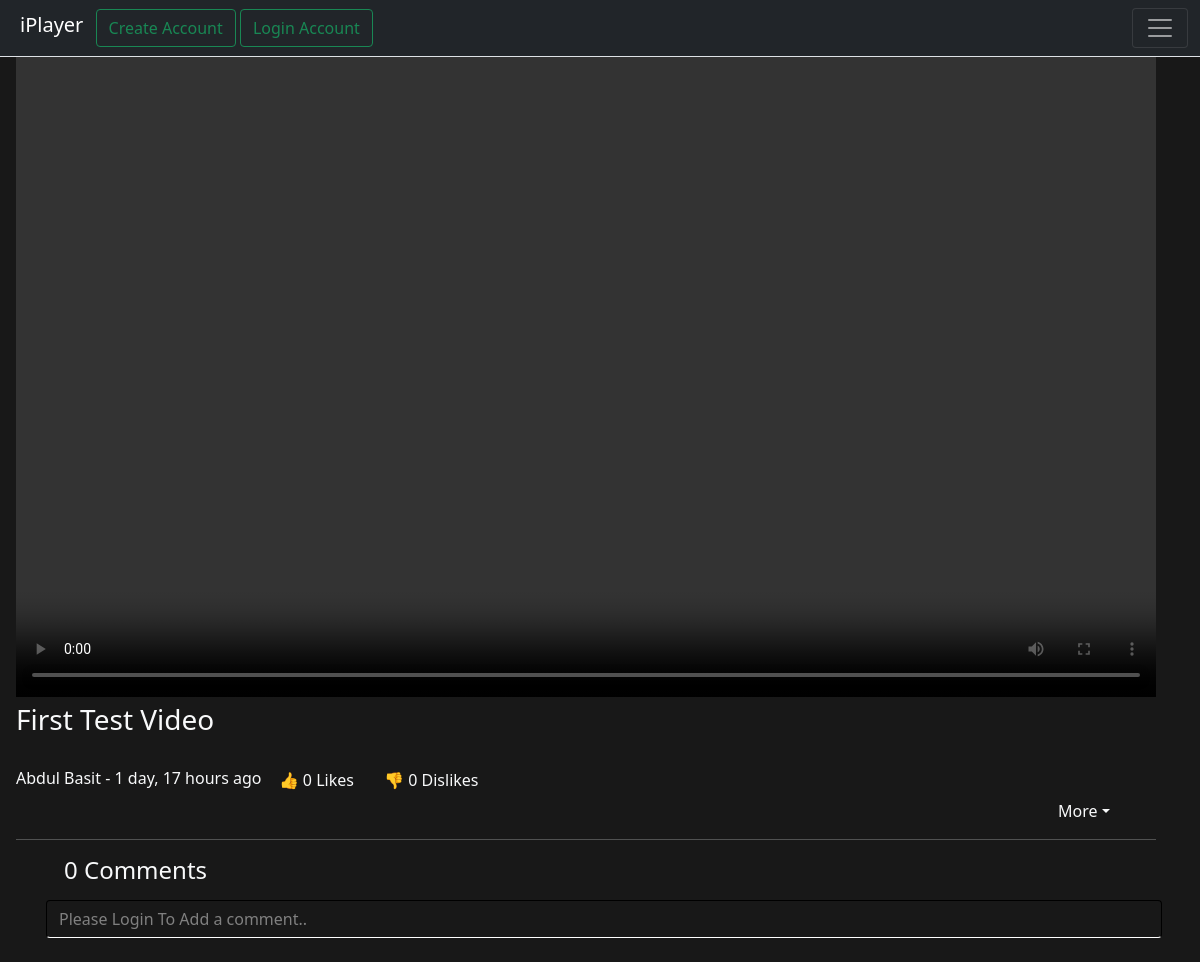
Before: /video/1 with the older database file.
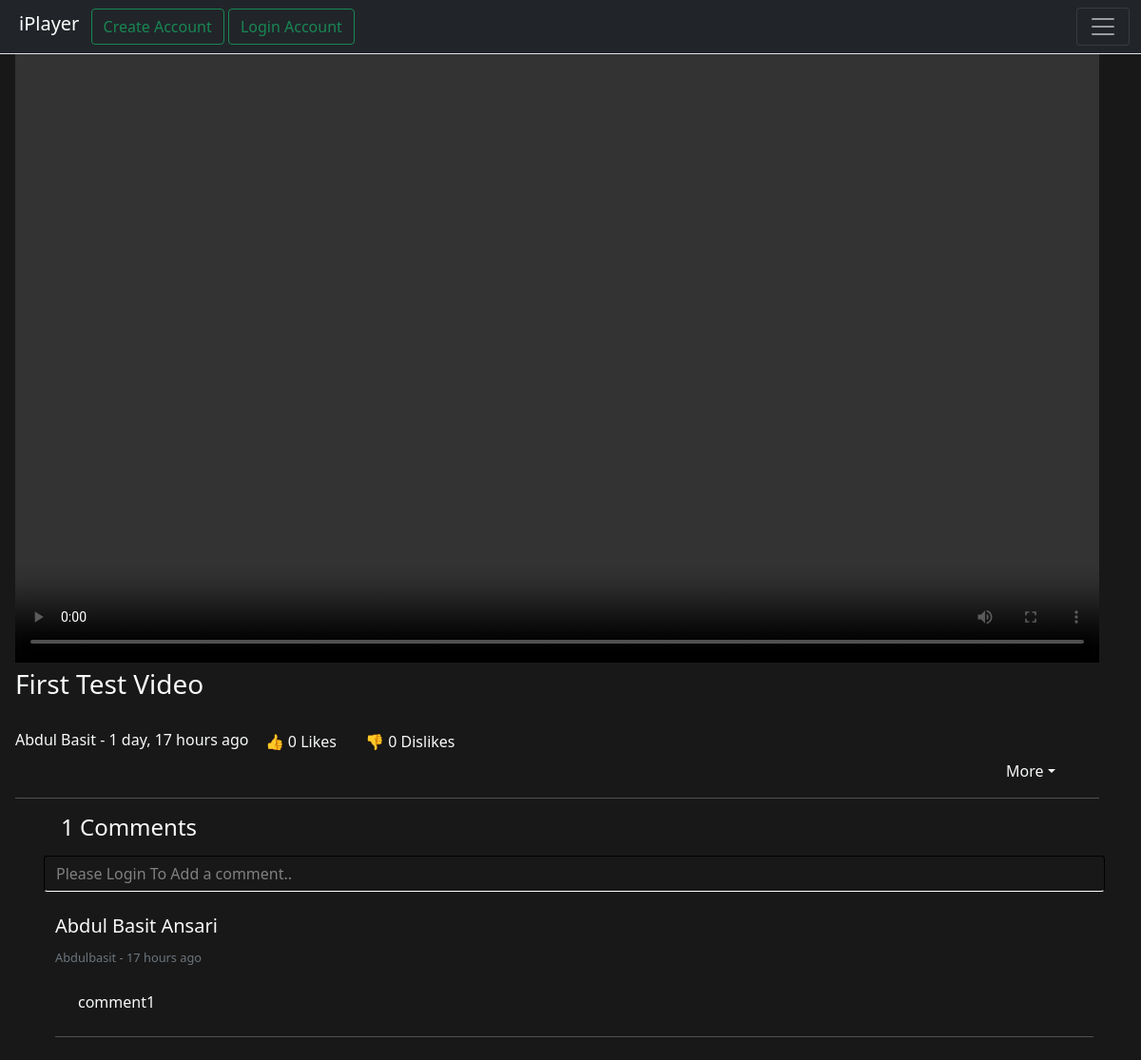
After: the same page with the newer database file.
### vplayer/models.py (models this page shows, shortened)
class Vcomment(models.Model):
	sno = models.AutoField(primary_key=True)
	comment = models.TextField()
	user = models.ForeignKey(User , on_delete=models.CASCADE)
	video = models.ForeignKey(Mvideo , on_delete=models.CASCADE)
	parent = models.ForeignKey('self', on_delete=models.CASCADE , null=True)
	time = models.DateTimeField(auto_now_add=True)

### vplayer/views.py (the view)
# urls.py: path('video/<int:sno>',views.video , name="video"),
@csrf_exempt
def video(request,sno):
	video=Mvideo.objects.get(sno=sno)
	comments = Vcomment.objects.filter(video=video)
	otherv=Mvideo.objects.all()
	return render(request,'vplayer/video.html',{'video':video,'otherv':otherv,'comments':comments})

### templates/vplayer/video.html (shortened to what this page needs)
{% extends 'base.html' %} {% block title %} Videos {% endblock title %} {% block body %}{% load humanize %}
<div class=' mx-3 rounded-3 text-light  d-inline-block myb-5'>
    <video name='video' autoplay="false" controls class="myvideo">
        <source class="asalvideo" src="{{video.video.url}}" type="video/mp4">
	</video>
    <div class="halfbox">
        <h3 class="mb-4 d-block ">{{video.title|title}}</h3>
        <span class="mb-4 text-light d-inline">{{video.user.first_name|title}}</span>
        <span class="mb-4 text-light p-0 d-inline">-</span>
        <span class="mb-4 text-light d-inline">{{video.date|naturaltime}}</span>
        <button class="btn mylike text-light bt-primany">👍 {{video.like}} </button>
        <button class="btn mydislike text-light bt-primany">👎 {{video.like}} </button>
        <li style="list-style-type: none; margin-left: 90%;" class="nav-item dropdown d-inline ">
            <a class="nav-link dropdown-toggle mymore text-light d-inline " href="#" id="offcanvasNavbarDropdown" role="button" data-bs-toggle="dropdown" aria-expanded="false">More</a>
        </li>
        <hr>
    </div>
    <h4 class="mx-5 my-3">{{comments.count}} Comments</h4>
    <div class="halfcomment">
        <div class="container">
            <form action="/vcomment/{{video.sno}}" method="post">
                {% csrf_token %} {% if user.is_authenticated %}
                <input type="text" name="vcomment" id="vcomment" placeholder="Add a comment.." class="form-control text-light" style="border-color:black black white black; background-color:#181818;">
                <span>
                <button type="reset" class="btn btn-outline-secondary my-3 " style=" display: inline;" onclick="clear(document.getElementById('vcomment'))">Clear</button>
                <button type="submit" class="btn btn-outline-secondary my-3 d-inline" style="margin-left:1%; display: inline;">Add</button>
            </span>
                <script>
                    function clear(id) {
                        id.innerHTML = ""
                    }
                </script>
                {% else %}
                <input type="text" name="vcomment" id="vcomment" placeholder="Please Login To Add a comment.." class="form-control text-light" style="border-color:black black white black; background-color:#181818;" disabled> {% endif %}
            </form>
            <div class="container my-4">
                {% for comment in comments %}
                <h5>{{comment.user.first_name|title}} {{comment.user.last_name|title}}</h5>
                <span style="font-size: 80%;" class="text-muted">{{comment.user.username|title}} - {{comment.time|naturaltime}}</span>
                <p class="m-4">{{comment.comment}}</p>
                <hr> {% endfor %}
            </div>
        </div>
    </div>
</div>
{% endblock body %}

Changed rows visible on the page:
added Vcomment: user.first_name "Abdul Basit", user.last_name "Ansari", user.username "Abdulbasit", time "17 hours ago", comment "comment1"
Other visible differences:
{{ comments.count }}: "0" → "1"
